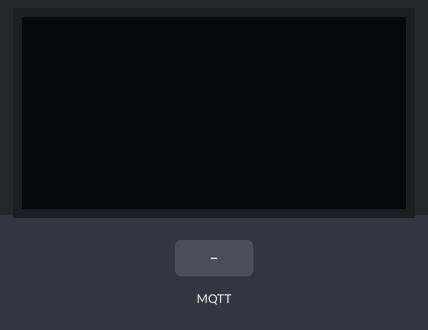
A sketch run on a simulated ESP32. Shown: 128×64 one-colour display. The inputs (shaded band) are chosen by the test bench. WiFi joins after 1.5 s; servers stay silent unless stated; no MQTT or app messages arrive unless stated; what the sketch prints to the serial monitor is not drawn.

Above: at 4.7 s.
4.8 s: MQTT message "1" arrives on the first subscribed topic
At 6.0 s:
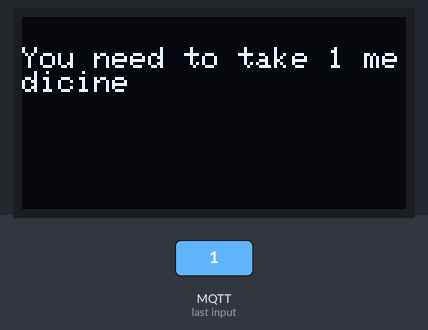
6.3 s: MQTT message "on" arrives on the first subscribed topic
At 7.4 s:
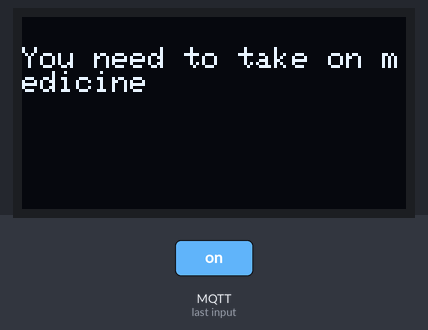
7.8 s: MQTT message "off" arrives on the first subscribed topic
At 8.5 s:
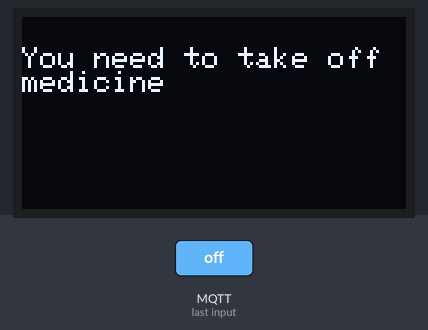
9.3 s: MQTT message "0" arrives on the first subscribed topic
At 9.6 s:
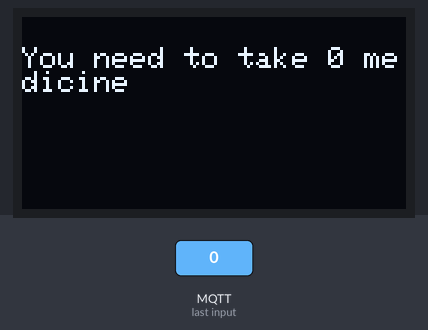
Timing chart, 0 to 11.8 s (numbered marks = the images above; inputs shaded):
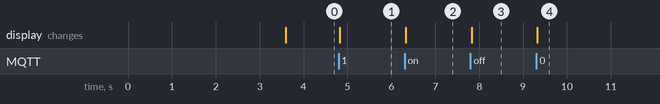

The sketch:

project.ino
```cpp
#include <WiFi.h>
#include <PubSubClient.h>
#include <Wire.h>
#include <Adafruit_GFX.h>
#include <Adafruit_SSD1306.h>
#define SCREEN_WIDTH 128 // OLED display width, in pixels
#define SCREEN_HEIGHT 64 // OLED display height, in pixels

Adafruit_SSD1306 display(SCREEN_WIDTH, SCREEN_HEIGHT, &Wire, -1);

String command;
String data="";

void callback(char* topic, byte* payload, unsigned int payloadLength);

// CHANGE TO YOUR WIFI CREDENTIALS
const char* ssid = "Swamy";//your wifi ssid
const char* password = "meesaswamy";//your password

// CHANGE TO YOUR DEVICE CREDENTIALS AS PER IN IBM BLUMIX
#define ORG "unneo9"
#define DEVICE_TYPE "ESP32"
#define DEVICE_ID "12345"
#define TOKEN "12345678" //  Authentication Token OF THE DEVICE

//  PIN DECLARATIONS

//-------- Customise the above values --------
const char publishTopic[] = "iot-2/evt/Data/fmt/json";
char server[] = ORG ".messaging.internetofthings.ibmcloud.com";
char topic[] = "iot-2/cmd/home/fmt/String";//
char authMethod[] = "use-token-auth";
char token[] = TOKEN;
char clientId[] = "d:" ORG ":" DEVICE_TYPE ":" DEVICE_ID;


WiFiClient wifiClient;
PubSubClient client(server, 1883, callback, wifiClient);

int publishInterval = 5000; // 30 seconds
long lastPublishMillis;
void publishData();

void setup() {

  Serial.begin(115200);
  Serial.println();


  wifiConnect();
  mqttConnect();
   delay(2000);
Serial.println("oled test");
  if(!display.begin(SSD1306_SWITCHCAPVCC, 0x3C)) {
    Serial.println("SSD1306 allocation failed");
    for(;;);
  }
}

void loop() {


 if (millis() - lastPublishMillis > publishInterval)
  {
    publishData();
    lastPublishMillis = millis();
  }

  if (!client.loop()) {
    mqttConnect();
  }
}

void wifiConnect() {
  Serial.print("Connecting to "); Serial.print(ssid);
  WiFi.begin(ssid, password);
  while (WiFi.status() != WL_CONNECTED) {
    delay(500);
    Serial.print(".");
  }
  Serial.print("WiFi connected, IP address: ");
  Serial.println(WiFi.localIP());
}

void mqttConnect() {
  if (!client.connected())
  {
    Serial.print("Reconnecting MQTT client to "); Serial.println(server);
    while (!client.connect(clientId, authMethod, token)) {
      Serial.print(".");
      delay(500);
    }

    initManagedDevice();
    Serial.println();
  }
}

void initManagedDevice() {
  if (client.subscribe(topic)) {

    Serial.println("subscribe to cmd OK");
  } else {
    Serial.println("subscribe to cmd FAILED");
  }
}

void callback(char* topic, byte* payload, unsigned int payloadLength) {

  Serial.print("callback invoked for topic: ");
  Serial.println(topic);

  for (int i = 0; i < payloadLength; i++) {

    command+= (char)payload[i];
  }


  control_func();
  command= "";
}

void control_func()
{
  Serial.println("You need to take " +command+ " medicine");


    display.clearDisplay();
  display.setTextSize(1);
  display.setTextColor(WHITE);
  display.setCursor(0, 10);
  // Display static text
  display.print("You need to take " +command+ " medicine");

  display.display();

}

void publishData()
{

}
```

Measured:
- after the input at 4.8 s, the display: changes at once (image 1)
- after the input at 6.3 s, the display: changes at once (image 2)
- after the input at 7.8 s, the display: changes at once (image 3)
- after the input at 9.3 s, the display: changes at once (image 4)
